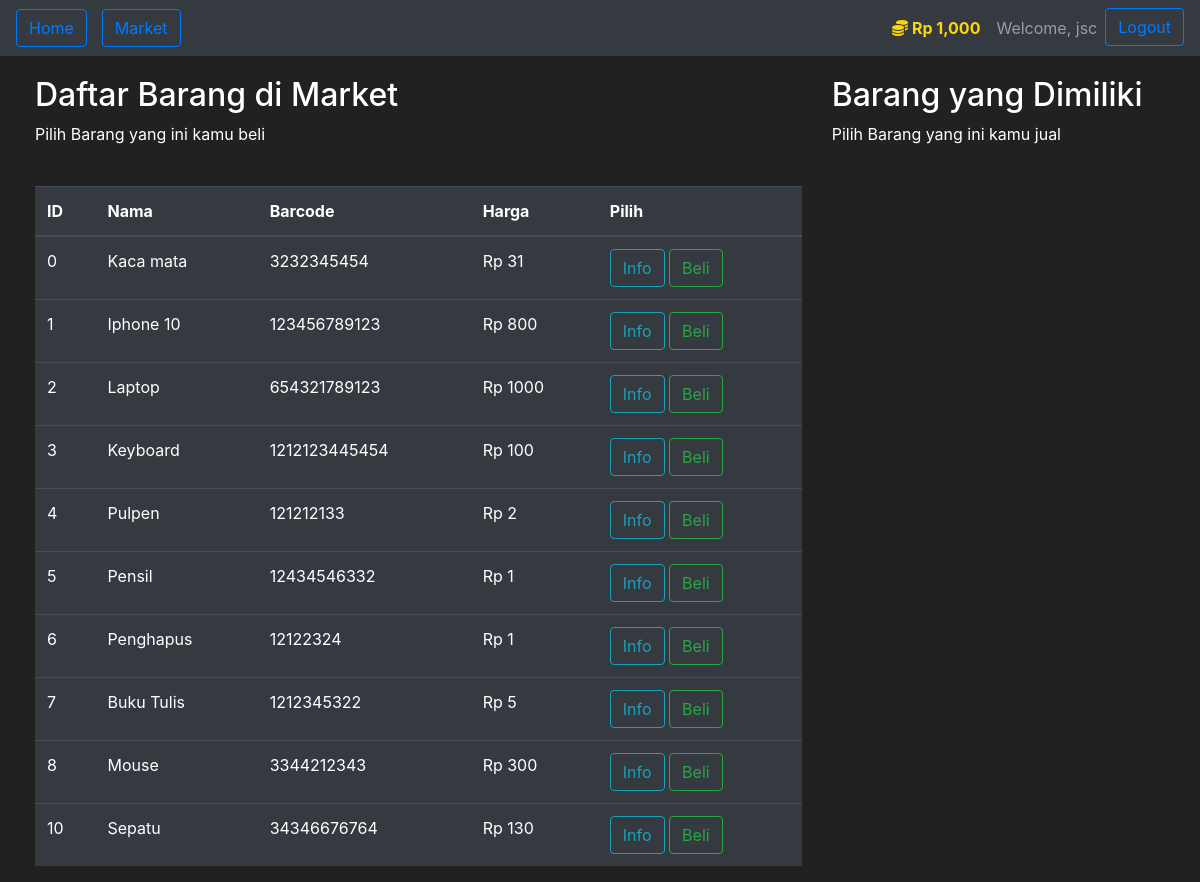
The page /market (signed in) on the database as committed earlier.
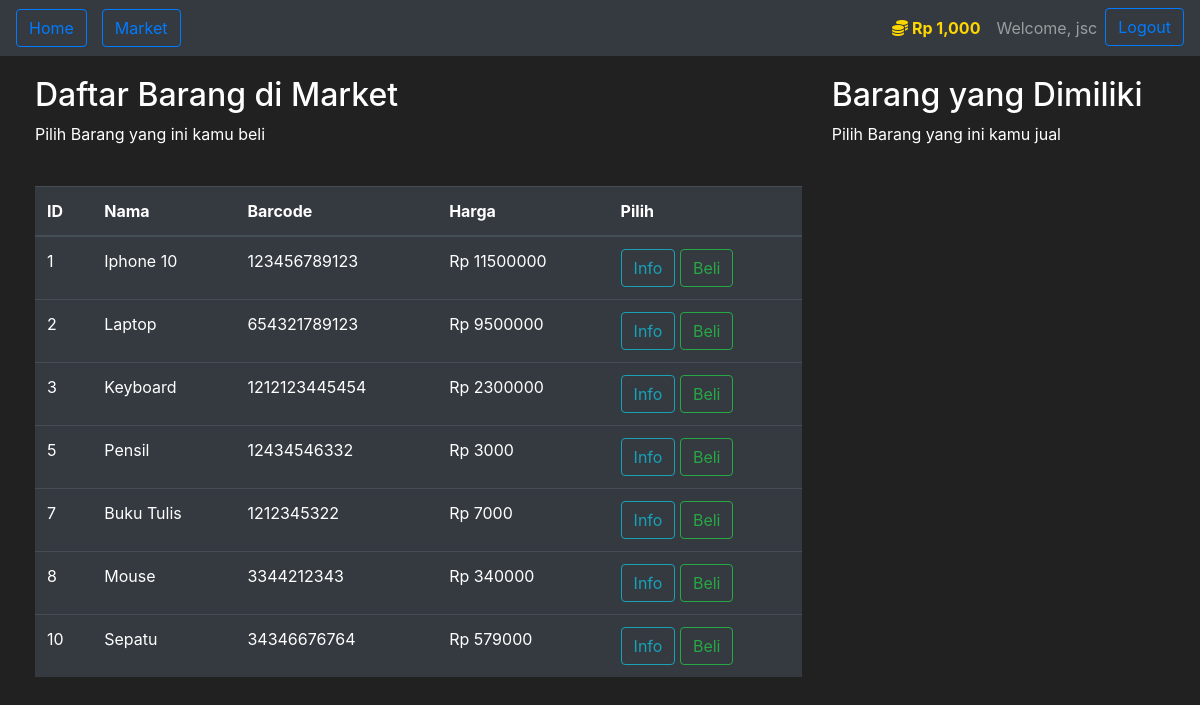
The same page on the database as committed later.
### market/models.py (models this page shows, shortened)
class Item(db.Model):
    id = db.Column(db.Integer(), primary_key=True)
    name = db.Column(db.String(length=30), nullable=False, unique=True)
    price = db.Column(db.Integer(), nullable=False)
    barcode = db.Column(db.String(length=12), nullable=False, unique=True)
    description = db.Column(db.String(length=1024), nullable=False, unique=True)
    owner = db.Column(db.Integer(), db.ForeignKey('user.id'))

### market/routes.py (the view, shortened to what this page needs)
@app.route('/market', methods=['GET', 'POST'])
@login_required
def market_page():
    purchase_form = PurchaseItemForm()
    selling_form = SellItemForm()
    if request.method == "GET":
        items = Item.query.filter_by(owner=None)
        owned_items = Item.query.filter_by(owner=current_user.id)
        return render_template('market.html', items=items, purchase_form=purchase_form, owned_items=owned_items, selling_form=selling_form)

### market/models.py (called while the page is built)
@login_manager.user_loader
def load_user(user_id):
    return User.query.get(int(user_id))

    @property
    def prettier_budget(self):
        if len(str(self.budget)) >= 4:
            return f'Rp {str(self.budget)[:-3]},{str(self.budget)[-3:]}'
        else:
            return f"Rp {self.budget}"

### market/templates/market.html (shortened to what this page needs)
{% extends 'base.html' %}
{% block content %}
<div class="row" style="margin-top:20px; margin-left:20px">
   <div class="col-8">
       <h2>Daftar Barang di Market</h2>
       <p>Pilih Barang yang ini kamu beli</p>
       <br>
      <table class="table table-hover table-dark">
         <thead>
            <tr>
               <th scope="col">ID</th>
               <th scope="col">Nama</th>
               <th scope="col">Barcode</th>
               <th scope="col">Harga</th>
               <th scope="col">Pilih</th>
            </tr>
         </thead>
         <tbody>
            {% for item in items %}
            <tr>
               <td>{{ item.id }}</td>
               <td>{{ item.name }}</td>
               <td>{{ item.barcode }}</td>
               <td>Rp {{ item.price }}</td>
               <td>
                  <button class="btn btn-outline-info" data-toggle="modal" data-target="#Modal-MoreInfo-{{ item.id }}">Info</button>
                  <button class="btn btn-outline-success" data-toggle="modal" data-target="#Modal-PurchaseConfirm-{{ item.id }}">Beli</button>
               </td>
            </tr>
            {% endfor %}
         </tbody>
      </table>
   </div>
   <div class="col-4">
        <h2>Barang yang Dimiliki</h2>
        <p>Pilih Barang yang ini kamu jual</p>
        <br>
   </div>
</div>
{% endblock %}

Rows that differ between the two databases and show on the page:
no longer on this page (row edited): Item: id "0", name "Kaca mata", barcode "3232345454", price "31"
no longer on this page (row edited): Item: id "4", name "Pulpen", barcode "121212133", price "2"
no longer on this page (row edited): Item: id "6", name "Penghapus", barcode "12122324", price "1"
changed Item "Iphone 10": price "800" → "11500000"
changed Item "Laptop": price "1000" → "9500000"
changed Item "Keyboard": price "100" → "2300000"
changed Item "Pensil": price "1" → "3000"
changed Item "Buku Tulis": price "5" → "7000"
changed Item "Mouse": price "300" → "340000"
changed Item "Sepatu": price "130" → "579000"
